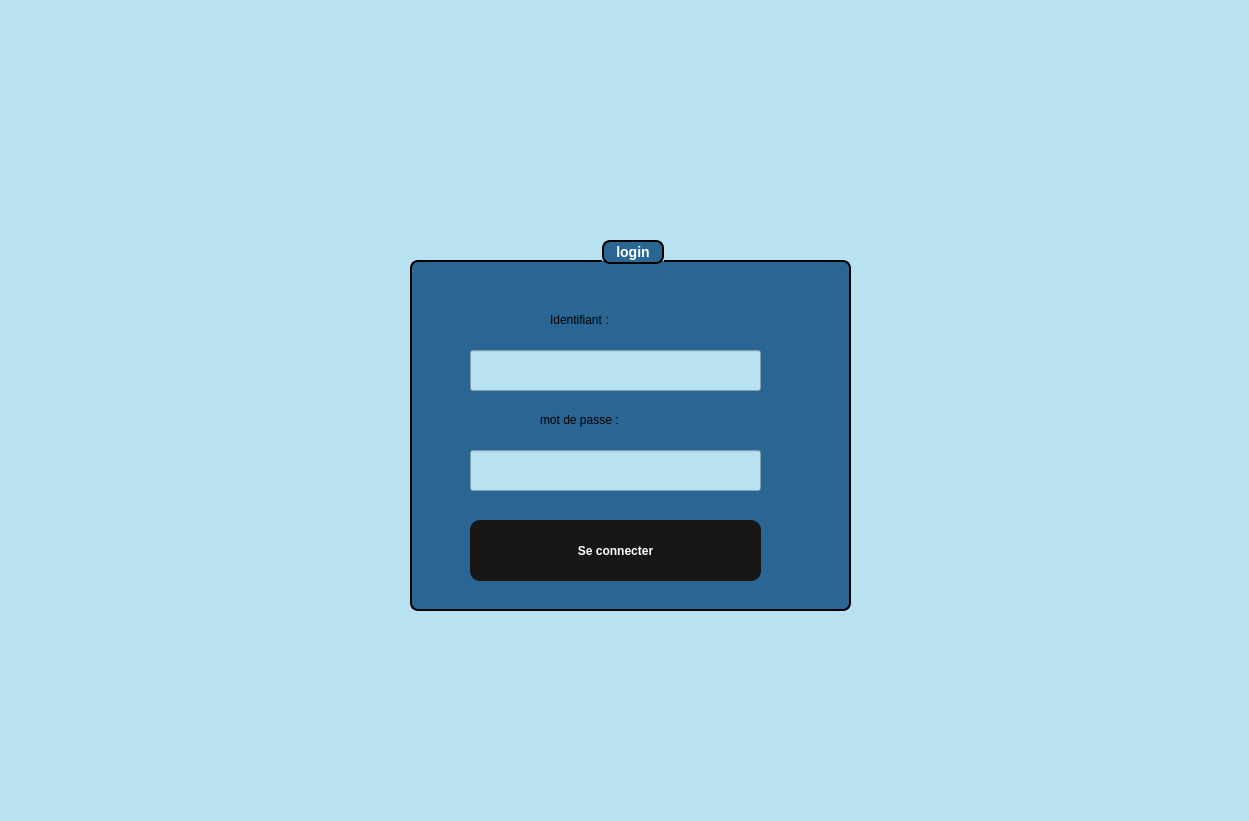
<?xml version="1.0" encoding="UTF-8"?>
<ui version="4.0">
 <class>login</class>
 <widget class="QDialog" name="login">
  <property name="geometry">
   <rect>
    <x>0</x>
    <y>0</y>
    <width>1249</width>
    <height>821</height>
   </rect>
  </property>
  <property name="windowTitle">
   <string>Dialog</string>
  </property>
  <property name="styleSheet">
   <string notr="true">background-color: rgb(184, 226, 242);</string>
  </property>
  <widget class="QLabel" name="logoLabel">
   <property name="geometry">
    <rect>
     <x>1120</x>
     <y>20</y>
     <width>100</width>
     <height>100</height>
    </rect>
   </property>
   <property name="minimumSize">
    <size>
     <width>60</width>
     <height>60</height>
    </size>
   </property>
   <property name="maximumSize">
    <size>
     <width>100</width>
     <height>100</height>
    </size>
   </property>
   <property name="text">
    <string/>
   </property>
   <property name="pixmap">
    <pixmap resource="resources.qrc">:/images/logof.jpg</pixmap>
   </property>
   <property name="scaledContents">
    <bool>true</bool>
   </property>
   <property name="alignment">
    <set>Qt::AlignCenter</set>
   </property>
  </widget>
  <widget class="QGroupBox" name="groupBox">
   <property name="geometry">
    <rect>
     <x>410</x>
     <y>240</y>
     <width>441</width>
     <height>371</height>
    </rect>
   </property>
   <property name="styleSheet">
    <string notr="true">QGroupBox {
    background-color: rgb(41, 102, 148);   /* blue background */
    border: 2px solid black;               /* black border, 2px wide */
    border-radius: 8px;                    /* rounded corners */
    margin-top: 20px;                      /* space for the title */
    color: white;                          /* title text color */
    font-weight: bold;
    font-size: 14px;
}

QGroupBox::title {
 border: 2px solid black;               /* black border, 2px wide */
    border-radius: 8px;     
background-color: rgb(41, 102, 148);
    subcontrol-origin: margin;
    subcontrol-position: top center;       /* title centered */
    padding: 2px 10px;
}</string>
   </property>
   <property name="title">
    <string>login</string>
   </property>
   <widget class="QLabel" name="label_2">
    <property name="geometry">
     <rect>
      <x>140</x>
      <y>70</y>
      <width>81</width>
      <height>20</height>
     </rect>
    </property>
    <property name="styleSheet">
     <string notr="true">background-color: rgb(41, 102, 148);</string>
    </property>
    <property name="text">
     <string>Identifiant :</string>
    </property>
   </widget>
   <widget class="QLineEdit" name="id1">
    <property name="geometry">
     <rect>
      <x>60</x>
      <y>110</y>
      <width>291</width>
      <height>41</height>
     </rect>
    </property>
    <property name="styleSheet">
     <string notr="true">color: rgb(0, 0, 0);</string>
    </property>
   </widget>
   <widget class="QLineEdit" name="mot1">
    <property name="geometry">
     <rect>
      <x>60</x>
      <y>210</y>
      <width>291</width>
      <height>41</height>
     </rect>
    </property>
    <property name="styleSheet">
     <string notr="true">color: rgb(0, 0, 0);</string>
    </property>
    <property name="echoMode">
     <enum>QLineEdit::EchoMode::Password</enum>
    </property>
   </widget>
   <widget class="QLabel" name="label_3">
    <property name="geometry">
     <rect>
      <x>130</x>
      <y>170</y>
      <width>121</width>
      <height>20</height>
     </rect>
    </property>
    <property name="styleSheet">
     <string notr="true">background-color: rgb(41, 102, 148);</string>
    </property>
    <property name="text">
     <string>mot de passe :</string>
    </property>
   </widget>
   <widget class="QPushButton" name="pushButton_2">
    <property name="geometry">
     <rect>
      <x>60</x>
      <y>280</y>
      <width>291</width>
      <height>61</height>
     </rect>
    </property>
    <property name="styleSheet">
     <string notr="true">#pushButton_2 {
    font-family: Arial, Helvetica, sans-serif;
    font-weight: bold;
    color: white;
    background-color: #171717;
    padding: 10px 20px;
    border: none;
    border-radius: 10px;
}

#pushButton_2:hover {
    background-color: #0c66ed; /* hover effect */
}

#pushButton_2:pressed {
    background-color: #094bb0; /* pressed effect */
}</string>
    </property>
    <property name="text">
     <string>Se connecter</string>
    </property>
   </widget>
  </widget>
 </widget>
 <resources/>
 <connections/>
</ui>
